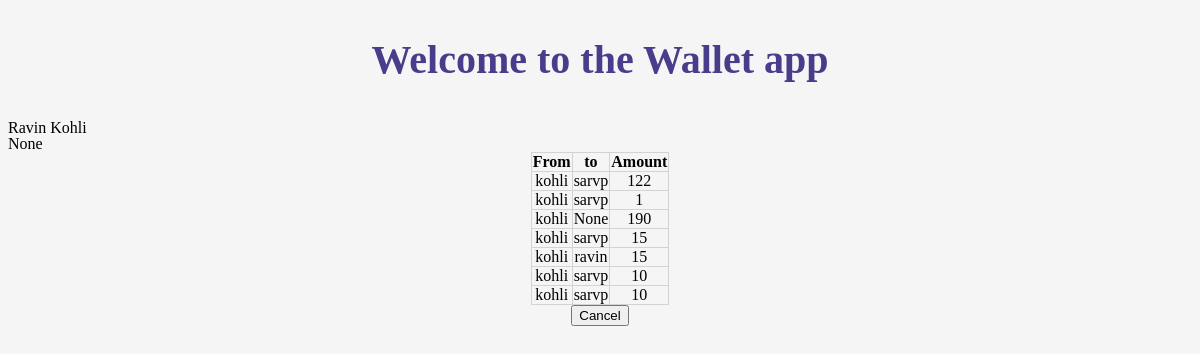
Screenshot of /trans/ (signed in) with the database file from the repository.
### wallet/models.py (models this page shows, shortened)
class Userprofile(models.Model):
    user = models.OneToOneField(User, unique=True, primary_key=True)
    wallet_id = models.ForeignKey(Wallet, on_delete=models.CASCADE)
    date_ob = models.DateField(null=True, blank=True)
    sex = models.CharField(max_length=1, null=True)

class Transaction(models.Model):
    from_name = models.CharField(max_length=15)
    wallet_id = models.ForeignKey(Wallet, on_delete=models.CASCADE)
    date = models.DateField()
    amount = models.IntegerField()
    to = models.EmailField(null=True, blank=True)

### wallet/views.py (the view)
# urls.py: url(r'^trans/$', transaction),
@login_required
def transaction(request):
    context = {}
    trans = Transaction.objects.filter(from_name=request.user.username)
    context['transaction'] = trans
    context['user'] = request.user
    return render(request, 'transaction.html', context)

### wallet/templates/transaction.html (shortened to what this page needs)
{% extends 'base.html' %}
{% block body %}
    {{ user.first_name }} {{ user.last_name }}<br>{{ user.userprofile.date_ob }}<br>
    <div id="table"><table>
        <tr>
            <th>From</th><th>to</th><th>Amount</th>
        </tr>
        {% for field in transaction %}
            <tr>
                <td>{{ field.from_name }}</td>
                <td>{{ field.to }}</td>
                <td>{{ field.amount }}</td>
            </tr>
        {% endfor %}
    </table>
    </div>
    <center><a href="/accounts/profile"><button type="button" name="cancel">Cancel</button></a></center>
{% endblock %}

### wallet/static/wallet/bas.css (style rules this page uses)
html { background-color: whitesmoke; align-content: center; padding: 0; font-family: Calibri; }
body { line-height: 1; }
table, th, td { margin: auto; border: 1px solid lightgrey; border-collapse: collapse; align-items: center; text-align: center; }

### rows the page displays
Transaction: from_name "kohli", to "sarvp", amount "122"
Transaction: from_name "kohli", to "sarvp", amount "1"
Transaction: from_name "kohli", to "None", amount "190"
Transaction: from_name "kohli", to "sarvp", amount "15"
Transaction: from_name "kohli", to "ravin", amount "15"
Transaction: from_name "kohli", to "sarvp", amount "10"
Transaction: from_name "kohli", to "sarvp", amount "10"

### other values shown
{{ user.first_name }} "Ravin"
{{ user.last_name }} "Kohli"
{{ user.userprofile.date_ob }} "None"
